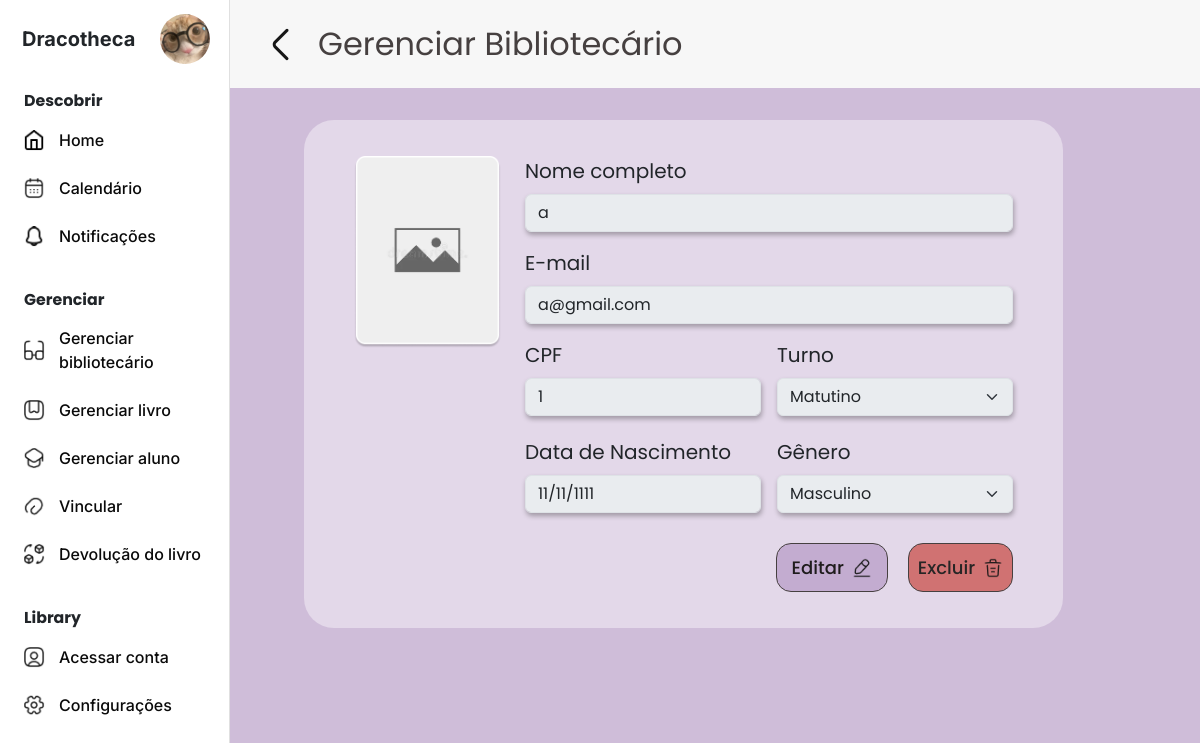
The app's page /Admin/gerBibliotecario.php?id=1 (signed in) with its own data.
### tables this page shows
CREATE TABLE `bibliotecaria` (
  `ID_BIBLIOT` INT NOT NULL PRIMARY KEY AUTO_INCREMENT,
  `NOME_BIBLIOT` VARCHAR(70) NOT NULL,
  `CPF_BIBLIOT` VARCHAR(11) NOT NULL UNIQUE,
  `GEN_BIBLIOT` CHAR(1) NOT NULL,
  `DTNASC_BIBLIOT` DATE NOT NULL,
  `DTCADASTRO_BIBLIOT` DATE NOT NULL DEFAULT CURRENT_DATE,
  `EMAIL_BIBLIOT` VARCHAR(120) NOT NULL UNIQUE,
  `SEN_BIBLIOT` VARCHAR(200) NOT NULL,
  `TURNO_BIBLIOT` CHAR(1) NOT NULL,
  `FOTO_BIBLIOT` VARCHAR(100) NOT NULL
);

### Admin/gerBibliotecario.php (the view, shortened to what this page needs)
<!DOCTYPE html>
<html lang="pt-br">
<head>
    <link rel="stylesheet" href="https://cdnjs.cloudflare.com/ajax/libs/font-awesome/6.6.0/css/all.min.css" />
    <link rel="stylesheet" href="../src/css/bootstrap.min.css">
    <link rel="stylesheet" href="../src/css/gerAluno.css">
    <?php
    include 'conecta_DB.php';
    $id = $_GET['id'];
    $query = "SELECT * FROM BIBLIOTECARIA WHERE ID_BIBLIOT = ?";
    $stmt = mysqli_prepare($conn, $query);
    mysqli_stmt_bind_param($stmt, "i", $id);
    mysqli_stmt_execute($stmt);
    $result = mysqli_stmt_get_result($stmt);
    $bibliotecario = mysqli_fetch_assoc($result);
    ?>
</head>
<body>
    <nav class="navbar" id="sidebar">
        <?php include "sidebar.php"; ?>
    </nav>
    <div class="container">
        <div class="titulo">
            <button type="button" class="voltar" onclick="history.back()">
                <img src="./src/img/icons/retornar.png" alt="voltar">
            </button>
            <h1>Gerenciar Bibliotecário</h1>
        </div>
        <div class="container-form">
            <div class="rounded form">
                <form method="POST" action="./PHP/edita_b.php?id=<?php echo $bibliotecario['ID_BIBLIOT']; ?>"
                    enctype="multipart/form-data">
                    <div class="row align-items-start">
                        <div class="col-md-3">
                            <img id="imgPreview" src="<?php echo !empty($bibliotecario['FOTO_BIBLIOT']) && file_exists($bibliotecario['FOTO_BIBLIOT']) && $bibliotecario['FOTO_BIBLIOT'] != '../src/img/books/capa.png'? '../src/img/books/' . $bibliotecario['FOTO_BIBLIOT'] : '../src/img/books/capa.png'; ?>" class="rounded img-fluid" alt="img-perfil">
                        </div>
                        <div class="col-md-9">
                            <div class="mb-3">
                                <label for="nome" class="form-label">Nome completo</label>
                                <input disabled id="nome" name="nome" type="text" class="form-control"
                                    placeholder="Nome completo" aria-label="Name"
                                    value="<?php echo $bibliotecario['NOME_BIBLIOT']; ?>">
                            </div>
                            <div class="mb-3">
                                <label for="email" class="form-label">E-mail</label>
                                <input disabled id="email" name="email" type="text" class="form-control"
                                    placeholder="email@example.com" aria-label="E-mail"
                                    value="<?php echo $bibliotecario['EMAIL_BIBLIOT']; ?>">
                            </div>
                            <div class="row g-3">
                                <div class="col">
                                    <label for="cpf" class="form-label">CPF</label>
                                    <input disabled type="text" id="cpf" name="cpf" class="form-control"
                                        placeholder="000.000.000-00" aria-label="CPF"
                                        value="<?php echo $bibliotecario['CPF_BIBLIOT']; ?>">
                                </div>
                                <div class="col">
                                    <label for="turno" class="form-label">Turno</label>
                                    <select id="turno" name="turno" class="form-select" disabled>
                                        <option value="M" <?php if ($bibliotecario['TURNO_BIBLIOT'] == 'M')
                                                                echo 'selected'; ?>>Matutino</option>
                                    </select>
                                </div>
                            </div>
                            <div class="row g-3 segundos">
                                <div class="col">
                                    <label for="dtnasc" class="form-label">Data de Nascimento</label>
                                    <input disabled type="date" id="dtnasc" name="dtnasc" class="form-control"
                                        aria-label="DtNasc" value="<?php echo $bibliotecario['DTNASC_BIBLIOT']; ?>">
                                </div>
                                <div class="col">
                                    <label for="genero" class="form-label">Gênero</label>
                                    <select disabled id="genero" name="genero" class="form-select">
                                        <option value="M" <?php if ($bibliotecario['GEN_BIBLIOT'] == 'M')
                                                                echo 'selected'; ?>>Masculino</option>
                                    </select>
                                </div>
                            </div>
                        </div>
                    </div>
                    <div class="btns">
                        <button type="button" class="btn editar" id="editarBtn" onclick="editar()">
                            Editar <img src="./src/img/icons/edit-2.png" alt="Editar" class="btn-icon">
                        </button>
                        <button type="button" class="btn excluir" data-bs-toggle="modal" data-bs-target="#excluirAluno"
                            data-id="<?php echo $bibliotecario['ID_BIBLIOT']; ?>">
                            Excluir <img src="./src/img/icons/trash.png" alt="Excluir" class="btn-icon">
                        </button>
                    </div>
                </form>
            </div>
        </div>
    </div>
</body>
</html>

### src/css/gerAluno.css (style rules this page uses)
* { margin: 0; padding: 0; box-sizing: border-box; font-family: 'Poppins', sans-serif; }
body { display: flex; min-height: 100vh; background-color: #cfbdd9 !important; }
.titulo { display: flex; align-items: center; justify-content: flex-start; font-family: "Kalam", cursive; font-weight: 400; color: #464040; position: fixed; left: 230px; width: calc(100% - 230px); background-color: #F7F7F7; padding: 20px 30px; z-index: 2; border-bottom: 0px hidden; }
.titulo h1 { font-family: Poppins; margin: 0; }
.voltar { display: flex; align-items: center; background-color: transparent; border: none; padding: 0; margin-right: 15px; }
.container-form { margin-left: 15%; display: flex; justify-content: center; align-items: center; }
.form { font-size: 20px; position: relative; top: 15vh !important; width: 80%; background-color: #e3d8e9 !important; border-radius: 30px !important; padding: 36px 50px !important; }
.segundos { margin-top: 5px; }
input { box-shadow: 1px 3px 5px rgba(0, 0, 0, 0.295); }
select { box-shadow: 1px 3px 5px rgba(0, 0, 0, 0.295); }
.btns { display: flex; justify-content: flex-end; gap: 20px; margin-top: 30px; }
.btn { display: flex; align-items: center; }
.btn-icon { width: 20px; height: auto; margin-left: 8px; }
.excluir, .editar { font-size: 18px; font-weight: 500; border-radius: 15px; padding: 10px; border: 1px solid #464040; display: flex; align-items: center; justify-content: center; }
.excluir { color: #272525; background-color: #D07272; width: 16%; }
.editar { color: #1f1c1c; background-color: #C3ACD0; width: 17%; }

### src/css/index.css (style rules this page uses)
* { margin: 0; padding: 0; box-sizing: border-box; font-family: 'Poppins', sans-serif; }
body { display: flex; min-height: 100vh; background-color: #ffffff; }
h1 { font-family: "Kalam", cursive; font-weight: 400; color: #464040; }
#sidebar { position: fixed; margin: 0; width: 230px; height: 100vh; display: flex; flex-direction: column; justify-content: space-between; background-color: #ffffff; border-right: 1px solid #E0E0E0; z-index: 1000; overflow-y: auto; }

### records on screen
bibliotecaria: nome "a", email "a@gmail.com", cpf "1", turno "Matutino", dtnasc "11/11/1111", genero "Masculino"
